Frame 1 (no input): blank canvas, image omitted
Frame 60 (no input): blank canvas, image omitted
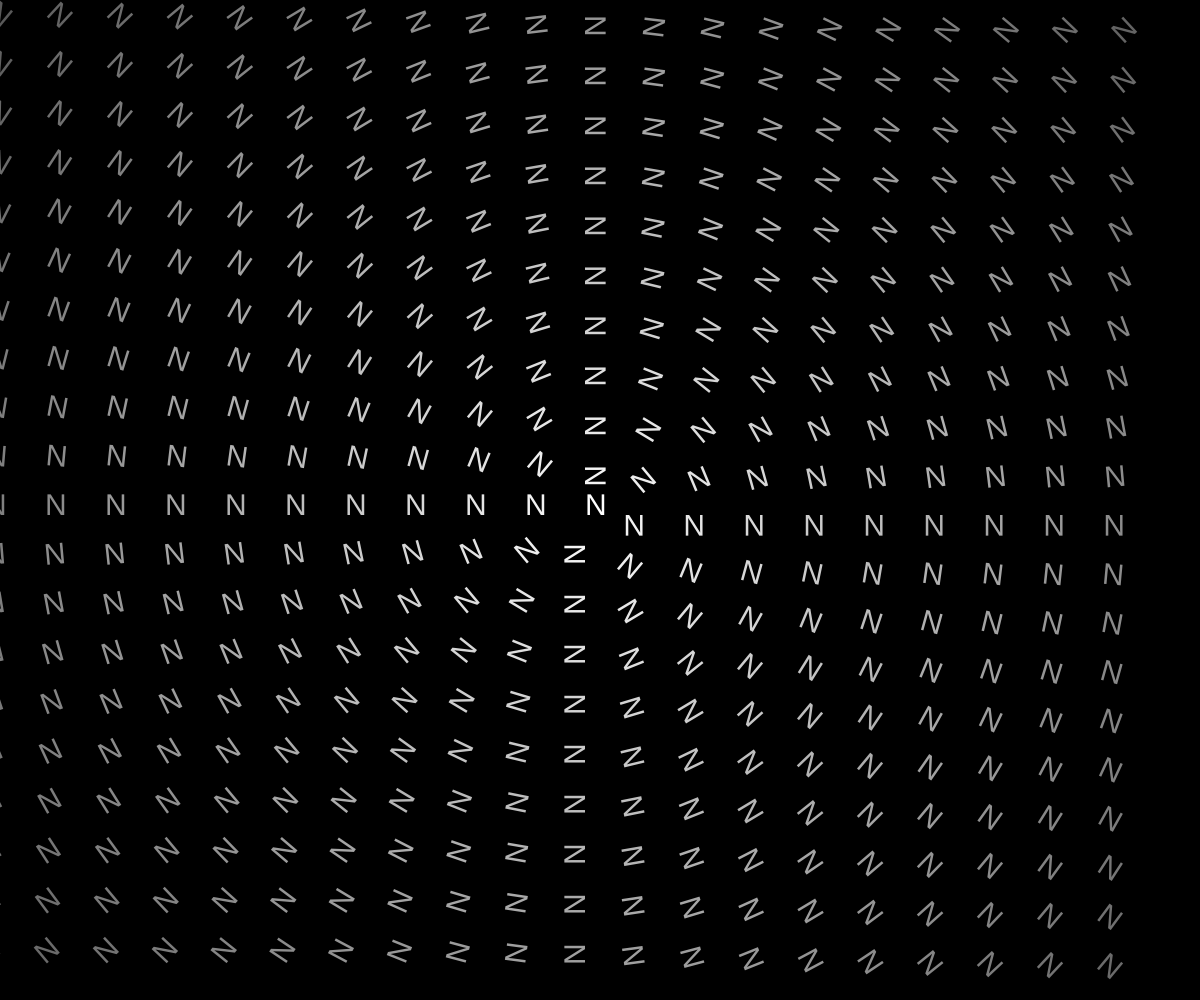
Frame 120 (the mouse pressed at the canvas centre since frame 60)

The p5.js sketch whose frames 1 and 60 were blank and that drew this single picture after the mouse press (run headless with seeded random() and noise() and a simulated clock; from frame 60 on, the mouse is pressed at the canvas centre):

// p5.js sketch
// ── sketch.js
let tilesX = 20;
let tilesY = 20;
let gridX, gridY;
let letterSize;

function setup() {
  createCanvas(windowWidth, windowHeight);
  gridX = width / tilesX;
  gridY = height / tilesY;
  letterSize = 30;
  noStroke();
  textSize(letterSize);
}

function draw() {
  background(0);
  for (let y = 0; y < tilesY; y++) {
    for (let x = 0; x < tilesX; x++) {
      let eyeX = x * gridX;
      let eyeY = y * gridY;

      // Buchstabe positionieren und rotieren
      let angle = atan2(mouseY - eyeY, mouseX - eyeX);
      let distance = dist(mouseX, mouseY, eyeX, eyeY);
      let transparency = map(distance, 0, width, 255, 0);

      let letterX = eyeX - letterSize / 2;
      let letterY = eyeY + letterSize / 2;

      // Buchstaben zeichnen
      drawLetter(letterX, letterY, angle, transparency);
    }
  }
}

function drawLetter(x, y, angle, transparency) {
  push();
  translate(x, y);
  rotate(angle);
  
  // Buchstabe "N" zeichnen
  fill(255, transparency);
  text('N', 0, 0);
  
  pop();
}
